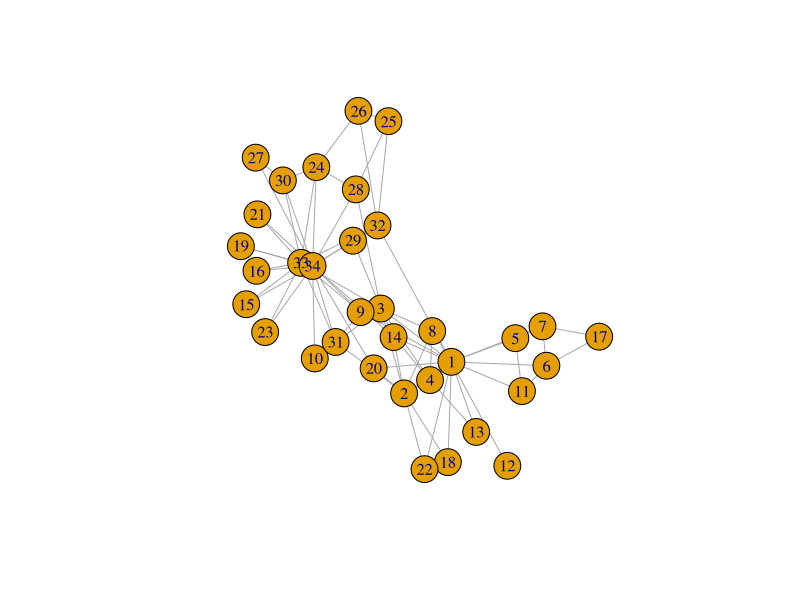
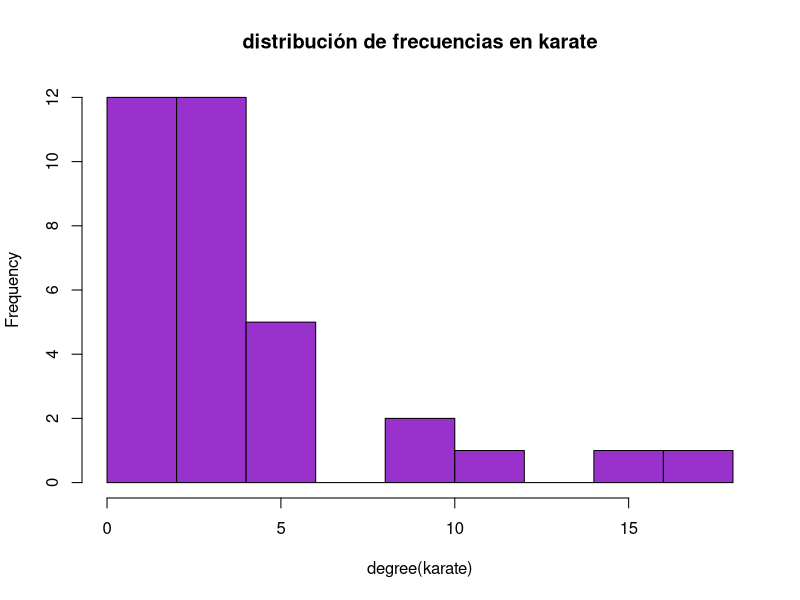

The R script that drew these images, in order:
#KARATE

install.packages("igraph")
library(igraph)
karate<-make_graph("Zachary")
karate
plot(karate)
V(karate)
degree(karate)
sum(degree(karate))
ecount(karate)
#Tiene 34 nodos y 156 o 78 conexiones, depende

#que tan densa es la red
edge_density(karate)
densidad<-(2*E(karate))/(V(karate))*(V(karate)-1)
ecount(karate)
#cómo obtienes la matriz de adyecencia
adymat<-as.matrix(get.adjacency(karate))
adymat
#es una red no dirigida y no pesada

#DISTRIBUCIÓN DE CONECTIVIDAD
hist(degree(karate), col="darkorchid", main="distribución de frecuencias en karate")

#matriz de distancias
distmat<-distances(karate)
distmat
#distancia promedio
mean(distmat)
#diámetro
diam<-diameter(karate)
diam
#trayectoria del os nodos más alejados
alejados<-get_diameter(karate)
alejados
#coeficientes de clusterización
transitivity(karate)
transitivity(karate, type="local")#si sirve
